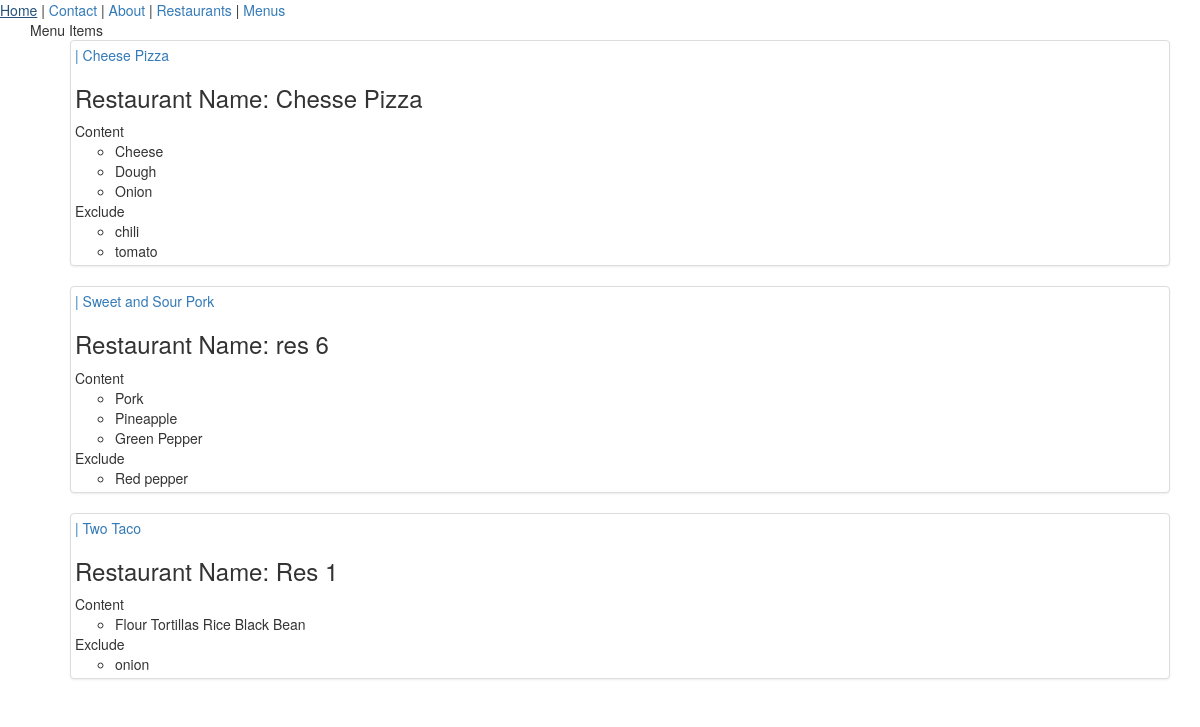
The app's page / (signed in) with its own data.
### menus/models.py (models this page shows)
class Item(models.Model):
	user 		= models.ForeignKey(settings.AUTH_USER_MODEL)
	restaurant 	= models.ForeignKey(RestaurantLocation)
	name 		= models.CharField(max_length=120)
	content 	= models.TextField(help_text='separete each item by comma')
	exclude 	= models.TextField(blank=True, null=True, help_text='separete each item by comma')
	public 		= models.BooleanField(default=True)
	timestamp 	= models.DateTimeField(auto_now_add=True)
	updated		= models.DateTimeField(auto_now=True)
	class Meta:
		ordering = ['updated', '-timestamp']
	def __str__(self):
		return self.name
	def get_content(self):
		return self.content.split(",")
	def get_exclude(self):
		return self.exclude.split(",")
	def get_absolute_url(self):
		return reverse('menus:detail', kwargs={"pk": self.pk})

### restaurants/models.py (models this page shows, shortened)
class RestaurantLocation(models.Model):
	owner 		= models.ForeignKey(User)
	name 		= models.CharField(max_length=120)
	location 	= models.CharField(max_length=120, null=True, blank=True)
	category 	= models.CharField(max_length=120, null=True, blank=True)
	timestamp 	= models.DateTimeField(auto_now_add=True)
	updated 	= models.DateTimeField(auto_now=True)
	slug		= models.SlugField(null=True, blank=True)
	objects = RestaurantLocationManager()
	@property
	def title(self):
		return self.name

### menus/views.py (the view)
# urls.py: url(r'^$', HomeView.as_view(), name='home'),
class HomeView(View):
	def get(sef, request, *args, **kwargs):
		if not request.user.is_authenticated():
			return render(request, "home.html", {})
		user = request.user
		is_following_user_ids = [x.user.id for x in user.is_following.all()]
		qs = Item.objects.filter(user__id__in=is_following_user_ids, public=True).order_by("-updated")[:3]
		print(qs)
		return render(request, "menus/home-feed.html", {"object_list": qs})

### menus/templates/menus/home-feed.html (shortened to what this page needs)
{% extends 'base.html' %}
{% block content %}
<div>Menu Items</div>
<ul>
	{% for obj in object_list %}
		<li class="thumbnail"><a href="{{ obj.get_absolute_url }}"> | {{ obj.name }}</a><br>
			<h3>Restaurant Name: {{ obj.restaurant.title }}</h3>
			{% if obj.content %}
			Content
			<ul>
				{% for item in obj.get_content %}
					<li>{{ item }}</li>
				{% endfor %}
			</ul>
			{% endif %}
			{% if obj.exclude %}
			Exclude
			<ul>
				{% for item in obj.get_exclude %}
					<li>{{ item }}</li>
				{% endfor %}
			</ul>
			{% endif %}
		</li>
	{% endfor %}
</ul>
{% endblock %}

### records on screen
Item: name "Cheese Pizza", restaurant "Chesse Pizza", get_content "Cheese" "Dough" "Onion", get_exclude "chili" "tomato"
Item: name "Sweet and Sour Pork", restaurant "res 6", get_content "Pork" "Pineapple" "Green Pepper", get_exclude "Red pepper"
Item: name "Two Taco", restaurant "Res 1", get_content "Flour Tortillas Rice Black Bean", get_exclude "onion"
